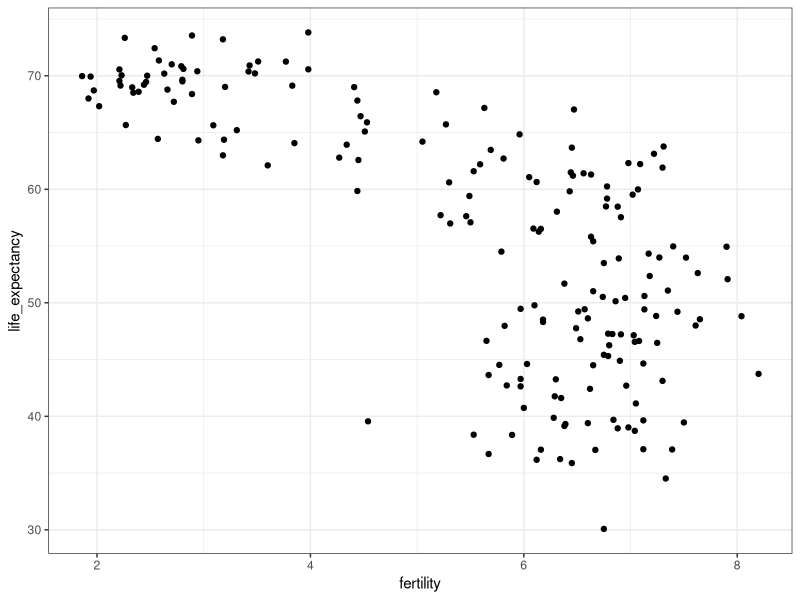
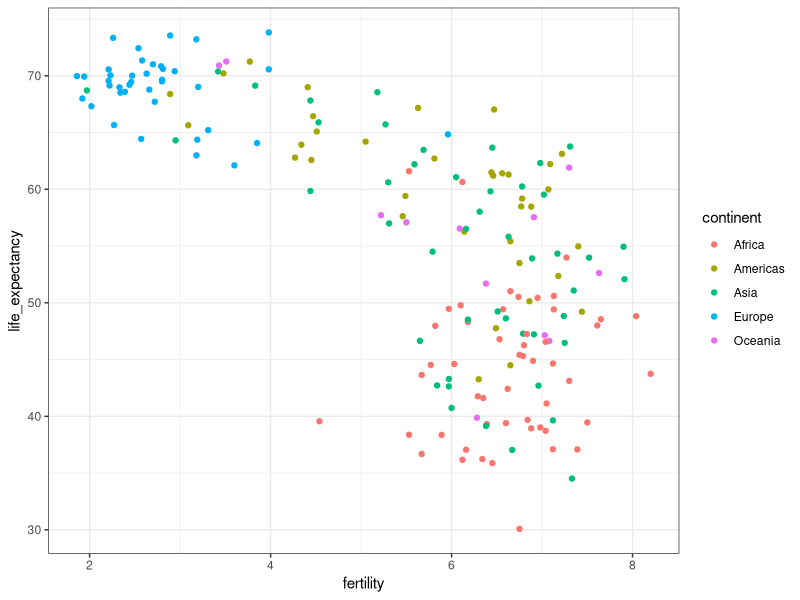
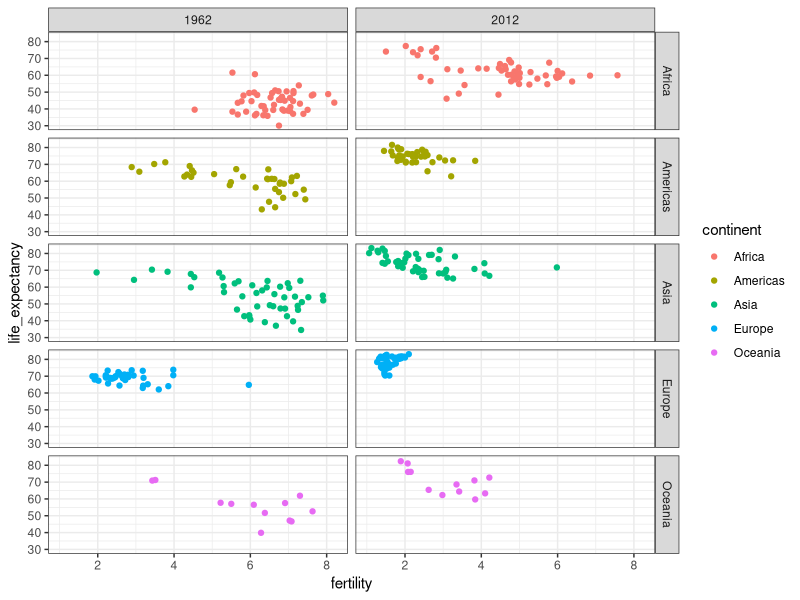
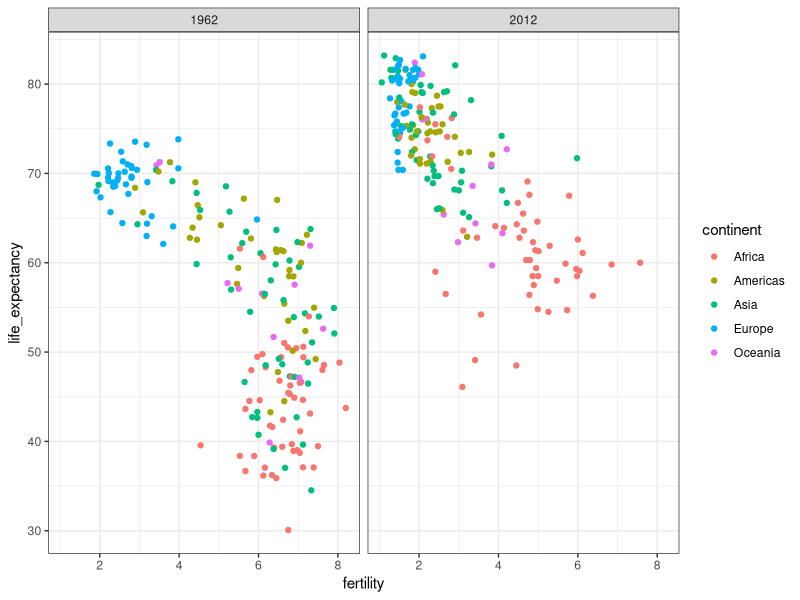
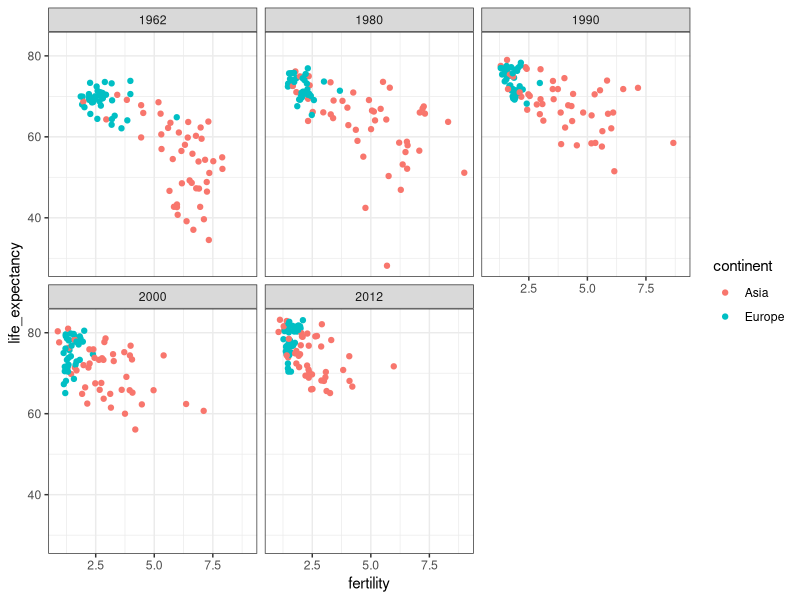
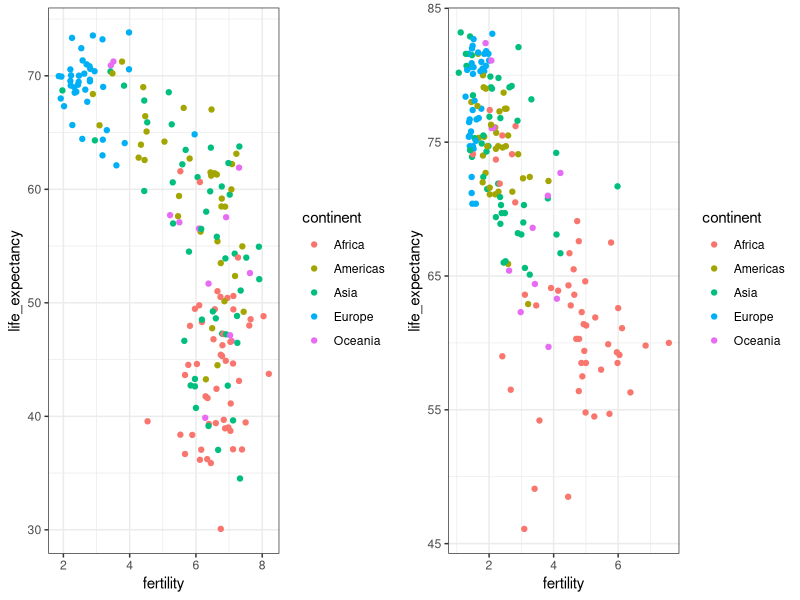
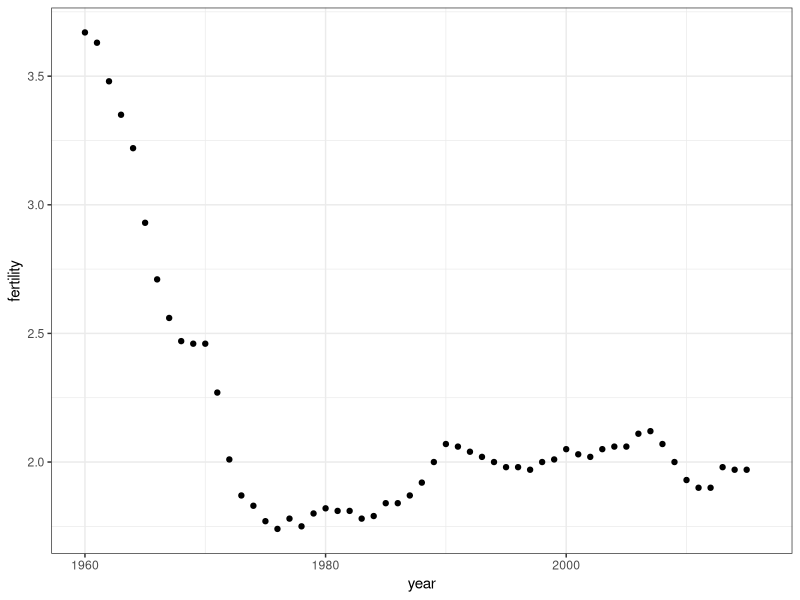
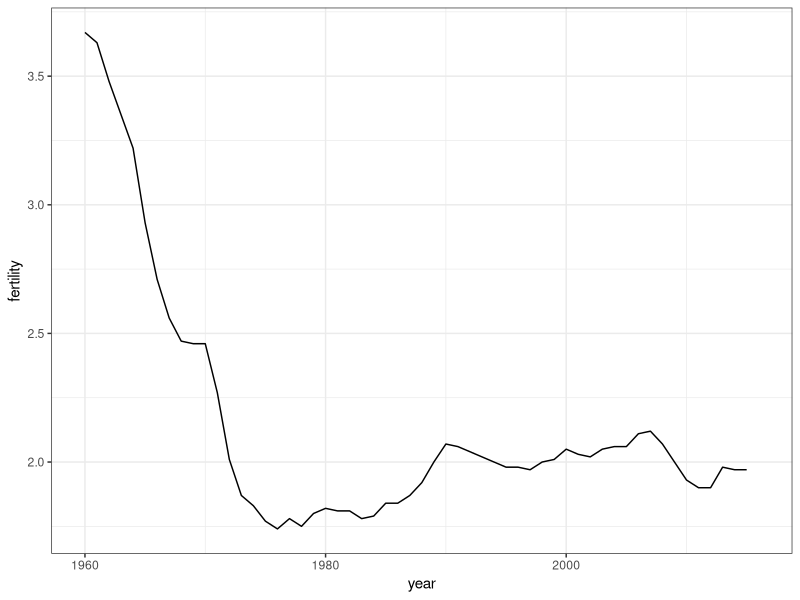

The R source for these figures, in order:
## ---- chunk 1
knitr::opts_chunk$set(echo = TRUE)
## ---- chunk 2
library(dslabs)
data(gapminder)
head(gapminder)
## ---- chunk 3
library(tidyverse)
gapminder %>% 
  filter(year == 2015 & country %in% c("Sri Lanka","Turkey")) %>% 
  select(country, infant_mortality)
## ---- chunk 4
comp_table <- data_frame(comparison = rep(1:5, each = 2),
           country = c("Sri Lanka", "Turkey", "Poland", "South Korea", "Malaysia", "Russia", "Pakistan","Vietnam","Thailand","South Africa"))

tmp <- gapminder %>% 
  filter(year == 2015) %>% 
  select(country, infant_mortality) %>% 
  mutate(country = as.character(country)) ##to match characters to characters
  
tab <- inner_join(comp_table, tmp, by = "country") %>% select(-comparison)
  
bind_cols(slice(tab,seq(1,9,2)), slice(tab,seq(2,10,2))) %>% knitr::kable()
## ---- chunk 5
ds_theme_set()

filter(gapminder, year == 1962) %>%
  ggplot(aes(fertility, life_expectancy)) +
  geom_point()
## ---- chunk 6
filter(gapminder, year == 1962) %>%
  ggplot(aes(fertility, life_expectancy, color = continent)) +
  geom_point() 
## ---- chunk 7
filter(gapminder, year %in% c(1962, 2012)) %>%
  ggplot(aes(fertility, life_expectancy, color = continent)) +
  geom_point() +
  facet_grid(continent~year)
## ---- chunk 8
filter(gapminder, year %in% c(1962, 2012)) %>%
  ggplot(aes(fertility, life_expectancy, color = continent)) +
  geom_point() +
  facet_grid( . ~ year)
## ---- chunk 9
years <- c(1962, 1980, 1990, 2000, 2012)
continents <- c("Europe", "Asia")
gapminder %>% 
  filter(year %in% years & continent %in% continents) %>%
  ggplot(aes(fertility, life_expectancy, color = continent)) +
  geom_point() +
  facet_wrap(~year) 
## ---- chunk 10
library(gridExtra)
p1 <- filter(gapminder, year == 1962) %>%
  ggplot(aes(fertility, life_expectancy, col = continent)) +
  geom_point() 
p2 <- filter(gapminder, year == 2012) %>%
  ggplot(aes(fertility, life_expectancy, col = continent)) +
  geom_point() 
grid.arrange(p1, p2, ncol = 2)
## ---- chunk 11
gapminder %>% filter(country == "United States") %>% 
  ggplot(aes(year, fertility)) +
  geom_point()
## ---- chunk 12
gapminder %>% filter(country == "United States") %>% 
  ggplot(aes(year,fertility)) +
  geom_line()
## ---- chunk 13
countries <- c("South Korea", "Germany")
gapminder %>% filter(country %in% countries) %>% 
  ggplot(aes(year,fertility)) +
  geom_line()
## ---- chunk 14
countries <- c("South Korea", "Germany")
gapminder %>% filter(country %in% countries) %>% 
  ggplot(aes(year, fertility, group = country)) +
  geom_line()
## ---- chunk 15
countries <- c("South Korea", "Germany")
gapminder %>% filter(country %in% countries) %>% 
  ggplot(aes(year,fertility, color = country)) +
  geom_line()
## ---- chunk 16
labels <- data.frame(country = countries, x = c(1975, 1965), y = c(60, 72))

gapminder %>% filter(country %in% countries) %>% 
  ggplot(aes(year, life_expectancy, color = country)) +
  geom_line() +
  geom_text(data = labels, aes(x, y, label = country), size = 5) + theme(legend.position = "none")
## ---- chunk 17
gapminder <- gapminder %>% 
  mutate(dollars_per_day = gdp/population/365)
## ---- chunk 18
past_year <- 1970
gapminder %>% 
  filter(year == past_year & !is.na(gdp)) %>%
  ggplot(aes(dollars_per_day)) + 
  geom_histogram(binwidth = 1, color = "black")
## ---- chunk 19
gapminder %>% 
  filter(year == past_year & !is.na(gdp)) %>%
  ggplot(aes(log2(dollars_per_day))) + 
  geom_histogram(binwidth = 1, color = "black")
## ---- chunk 20
gapminder %>% filter(year == past_year) %>%
  ggplot(aes(log10(population))) +
  geom_histogram(binwidth = 0.5, color = "black")
## ---- chunk 21
gapminder %>% 
  filter(year == past_year & !is.na(gdp)) %>%
  ggplot(aes(dollars_per_day)) + 
  geom_histogram(binwidth = 1, color = "black") +
  scale_x_continuous(trans = "log2")
## ---- chunk 22
length(levels(gapminder$region))
## ---- chunk 23
p <- gapminder %>% 
  filter(year == past_year & !is.na(gdp)) %>%
  ggplot(aes(region, dollars_per_day)) 
p + geom_boxplot() 
## ---- chunk 24
p + geom_boxplot() +
  theme(axis.text.x = element_text(angle = 90, hjust = 1))
## ---- chunk 25
fac <- factor(c("Asia", "Asia", "West", "West", "West"))
levels(fac)

value <- c(10, 11, 12, 6, 4)
fac <- reorder(fac, value, FUN = mean)
levels(fac)
## ---- chunk 26
p <- gapminder %>% 
  filter(year == past_year & !is.na(gdp)) %>%
  mutate(region = reorder(region, dollars_per_day, FUN = median)) %>%
  ggplot(aes(region, dollars_per_day, fill = continent)) +
  geom_boxplot() +
  theme(axis.text.x = element_text(angle = 90, hjust = 1)) +
  xlab("")
p
## ---- chunk 27
p + scale_y_continuous(trans = "log2")
## ---- chunk 28
p + scale_y_continuous(trans = "log2") + geom_point(show.legend = FALSE) 
## ---- chunk 29
west <- c("Western Europe","Northern Europe","Southern Europe",
          "Northern America","Australia and New Zealand")
## ---- chunk 30
gapminder %>% 
  filter(year == past_year & !is.na(gdp)) %>%
  mutate(group = ifelse(region %in% west, "West", "Developing")) %>%
  ggplot(aes(dollars_per_day)) +
  geom_histogram(binwidth = 1, color = "black") +
  scale_x_continuous(trans = "log2") + 
  facet_grid(. ~ group)
## ---- chunk 31
past_year <- 1970
present_year <- 2010
gapminder %>% 
  filter(year %in% c(past_year, present_year) & !is.na(gdp)) %>%
  mutate(group = ifelse(region %in% west, "West", "Developing")) %>%
  ggplot(aes(dollars_per_day)) +
  geom_histogram(binwidth = 1, color = "black") +
  scale_x_continuous(trans = "log2") + 
  facet_grid(year ~ group)
## ---- chunk 32
country_list_1 <- gapminder %>% 
  filter(year == past_year & !is.na(dollars_per_day)) %>% .$country

country_list_2 <- gapminder %>% 
  filter(year == present_year & !is.na(dollars_per_day)) %>% .$country
      
country_list <- intersect(country_list_1, country_list_2)
## ---- chunk 33
gapminder %>% 
  filter(year %in% c(past_year, present_year) & country %in% country_list) %>%
  mutate(group = ifelse(region %in% west, "West", "Developing")) %>%
  ggplot(aes(dollars_per_day)) +
  geom_histogram(binwidth = 1, color = "black") +
  scale_x_continuous(trans = "log2") + 
  facet_grid(year ~ group)
## ---- chunk 34
p <- gapminder %>% 
  filter(year %in% c(past_year, present_year) & country %in% country_list) %>%
  mutate(region = reorder(region, dollars_per_day, FUN = median)) %>%
  ggplot() +
  theme(axis.text.x = element_text(angle = 90, hjust = 1)) +
  xlab("") +
  scale_y_continuous(trans = "log2")  
## ---- chunk 35
p + geom_boxplot(aes(region, dollars_per_day, fill = continent)) +
  facet_grid(year~.)
## ---- chunk 36
p + geom_boxplot(aes(region, dollars_per_day, fill = factor(year)))
## ---- chunk 37
gapminder %>% 
  filter(year %in% c(past_year, present_year) & country %in% country_list) %>%
  mutate(year = ifelse(year == past_year, "past", "present")) %>%
  select(country, region, continent, year, dollars_per_day) %>%
  spread(year, dollars_per_day)  %>%
  mutate(difference = present/past) %>%
  mutate(region = reorder(region, difference, FUN = median)) %>%
  ggplot(aes(region,  difference, fill = factor(continent))) +
  geom_boxplot() + 
  geom_point(show.legend = FALSE) +
  theme(axis.text.x = element_text(angle = 90, hjust = 1)) +
  xlab("") + ylab(paste("Fold Increase Between", past_year, "and", present_year)) +
  scale_y_continuous(trans = "log2")  
## ---- chunk 38
gapminder %>% 
  filter(year %in% c(past_year, present_year) & country %in% country_list) %>%
  ggplot(aes(dollars_per_day)) +
  geom_density(fill = "grey") + 
  scale_x_continuous(trans = "log2") + 
  facet_grid(year~.)
## ---- chunk 39
gapminder %>% 
  filter(year == past_year & country %in% country_list) %>%
  mutate(group = ifelse(region %in% west, "West", "Developing")) %>% group_by(group) %>% 
  summarize(n=n()) %>% knitr::kable()
## ---- chunk 40
gapminder %>% 
  filter(year %in% c(past_year, present_year) & country %in% country_list) %>%
  mutate(group = ifelse(region %in% west, "West", "Developing")) %>%
  ggplot(aes(dollars_per_day, fill = group)) +
  scale_x_continuous(trans = "log2") +
  geom_density(alpha = 0.2) + 
  facet_grid(year ~ .)
## ---- chunk 41
p <- gapminder %>% 
  filter(year %in% c(past_year, present_year) & country %in% country_list) %>%
  mutate(group = ifelse(region %in% west, "West", "Developing")) %>%
  ggplot(aes(dollars_per_day, y = ..count.., fill = group)) +
  scale_x_continuous(trans = "log2")

p + geom_density(alpha = 0.2) + facet_grid(year ~ .)
## ---- chunk 42
p + geom_density(alpha = 0.2, bw = 0.75) + facet_grid(year ~ .)
## ---- chunk 43
gapminder <- gapminder %>% 
  mutate(group = case_when(
    .$region %in% west ~ "West",
    .$region %in% c("Eastern Asia", "South-Eastern Asia") ~ "East Asia",
    .$region %in% c("Caribbean", "Central America", "South America") ~ "Latin America",
    .$continent == "Africa" & .$region != "Northern Africa" ~ "Sub-Saharan Africa",
    TRUE ~ "Others"))
## ---- chunk 44
gapminder <- gapminder %>% 
  mutate(group = factor(group, levels = c("Others", "Latin America", "East Asia","Sub-Saharan Africa", "West")))
## ---- chunk 45
p <- gapminder %>% 
    filter(year %in% c(past_year, present_year) & country %in% country_list) %>%
  ggplot(aes(dollars_per_day, y = ..count.., fill = group, color = group)) +
  scale_x_continuous(trans = "log2")

p + geom_density(alpha = 0.2, bw = 0.75, size = 2) + facet_grid(year ~ .)
## ---- chunk 46
p + geom_density(alpha = 0.2, bw = 0.75, position = "stack") + facet_grid(year ~ .)
## ---- chunk 47
gapminder %>% 
    filter(year %in% c(past_year, present_year) & country %in% country_list) %>%
  group_by(year) %>%
  mutate(weight = population/sum(population)*2) %>%
  ungroup() %>%
  ggplot(aes(dollars_per_day, fill = group, weight = weight)) +
  scale_x_continuous(trans = "log2") + 
  geom_density(alpha = 0.2, bw = 0.75, position = "stack") + facet_grid(year ~ .) 
## ---- chunk 48
gapminder <- gapminder %>% 
  mutate(group = case_when(
    .$region %in% west ~ "The West",
    .$region %in% "Northern Africa" ~ "Northern Africa",
    .$region %in% c("Eastern Asia", "South-Eastern Asia") ~ "East Asia",
    .$region == "Southern Asia"~ "Southern Asia",
    .$region %in% c("Central America", "South America", "Caribbean") ~ "Latin America",
    .$continent == "Africa" & .$region != "Northern Africa" ~ "Sub-Saharan Africa",
    .$region %in% c("Melanesia", "Micronesia", "Polynesia") ~ "Pacific Islands"))
## ---- chunk 49
surv_income <- gapminder %>% 
  filter(year %in% present_year & !is.na(gdp) & !is.na(infant_mortality) & !is.na(group)) %>%
  group_by(group) %>%
  summarize(income = sum(gdp)/sum(population)/365,
            infant_survival_rate = 1-sum(infant_mortality/1000*population)/sum(population)) 

surv_income %>% arrange(income)
## ---- chunk 50
surv_income %>% ggplot(aes(income, infant_survival_rate, label = group, color = group)) +
  scale_x_continuous(trans = "log2", limits = c(0.25, 150)) +
  scale_y_continuous(trans = "logit", limit = c(0.875, .9981), 
                     breaks = c(.85,.90,.95,.99,.995,.998)) +
  geom_label(size = 3, show.legend = FALSE)
## ---- chunk 51
library(ggrepel)
highlight <- c("Sierra Leone", "Mauritius",  "Sudan", "Botswana", "Tunisia",
               "Cambodia","Singapore","Chile", "Haiti", "Bolivia",
               "United States","Sweden", "Angola", "Serbia")

gapminder %>% filter(year %in% present_year & !is.na(gdp) & !is.na(infant_mortality) & !is.na(group) ) %>%
  ggplot(aes(dollars_per_day, 1 - infant_mortality/1000, col = group, label = country)) +
  scale_x_continuous(trans = "log2", limits=c(0.25, 150)) +
  scale_y_continuous(trans = "logit",limit=c(0.875, .9981),
                     breaks=c(.85,.90,.95,.99,.995,.998)) + 
  geom_point(alpha = 0.5, size = 3) +
  geom_text_repel(size = 4, show.legend = FALSE,
    data = filter(gapminder, year %in% present_year & country %in% highlight))
